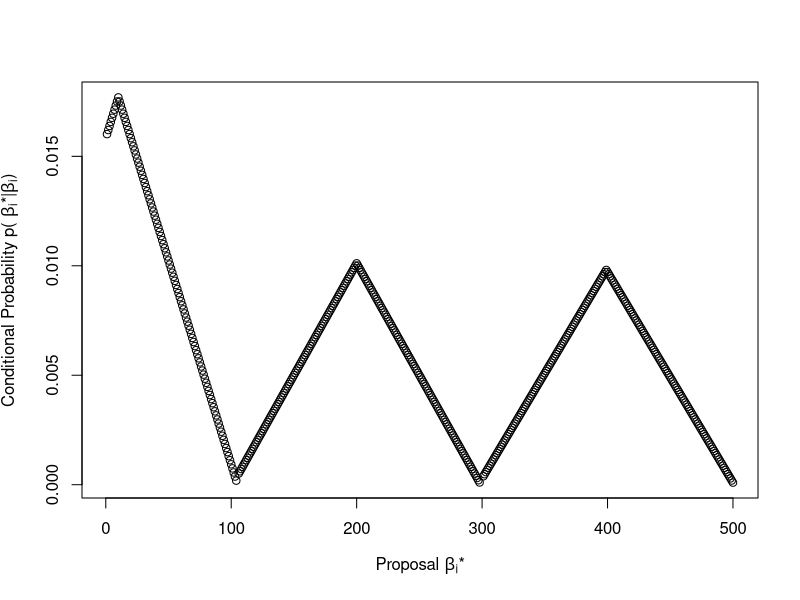

Here is the R script that generated this plot:
#Beta Proposal Values using equation 7 to 11

#k is maximum number of transitions
#k=2
#n=39
#current_betas=c(1,39)


propose_betas<-function(current_betas,n,k){ 

  #empty data frame to keep track of beta proposal and their correspoding probability
  beta_probabilities<<-data.frame(x=integer(),y=double())
  
  #looping over k transition 
  for (j in 1:k) {
    
    ###################################################################################################
    #Lower Bound for Beta proposal;equation 7
    
    
    if (j==1){lower_bound_beta_proposal=1}
    
    else {  
      beta_temp_difference1= (current_betas[j] -current_betas[(j-1)])/2
      #cat('\nbeta_temp_difference1',beta_temp_difference1)
      lower_bound_beta_proposal= current_betas[j]-floor(beta_temp_difference1)+1
    }
    ###################################################################################################
    #Upper Bound for Beta proposal;equation 8
    
    if(j==k){upper_bound_beta_proposal=n}
    
    else{  
      beta_temp_difference2= (current_betas[(j+1)] -current_betas[j])/2
      upper_bound_beta_proposal= current_betas[j]+floor(beta_temp_difference2)-1
    }
    
    ###################################################################################################
    #Kappa; equation 9
    Kappa= max(current_betas[j]-lower_bound_beta_proposal, upper_bound_beta_proposal-current_betas[j])
    
    #cat('\nKappa:-', Kappa)
    ###################################################################################################
    #Normalising constant; equation 11
    Z1=0
    
    
    if(current_betas[j]>=lower_bound_beta_proposal){
        for (i in lower_bound_beta_proposal:current_betas[j]) {
         
          Z1=Z1+1+i-current_betas[j]+Kappa
        }
    }
    Z2=0
    if(upper_bound_beta_proposal>=(current_betas[j]+1)){
      for (i in (current_betas[j]+1):upper_bound_beta_proposal){
        
        Z2=Z2+1-i+current_betas[j]+Kappa
      }
    }
    Z=Z1+Z2 
    #cat('\nZ:',Z)
    #cat('\n')
    ###################################################################################################
    #Probability of any of the proposed Betas; equaation 12
    beta_values1=c()
    prob1=c()
    
    if(current_betas[j]>=lower_bound_beta_proposal){
    
      for (i in lower_bound_beta_proposal:current_betas[j]) {
        #cat('\n i=',i)
        beta_values1=c(beta_values1,i)
        prob1=c(prob1, (1+i-current_betas[j]+Kappa)/Z )
        
      }
    }
    
    
    prob2=c()

    beta_values2=c()
    #cat('\n -----')
    if(upper_bound_beta_proposal>=(current_betas[j]+1)){
      for (i in (current_betas[j]+1):upper_bound_beta_proposal){
        #cat('\n i=',i)
        beta_values2=c(beta_values2,i)
        prob2=c(prob2, (1-i+current_betas[j]+Kappa)/Z ) 
        
      }
    }
    
    ###################################################################################################
    
    #new vector to keep track of probabilities
    probabilities=c(prob1,prob2) 
    
    #creating a data frame, where column x is position, column y is corresponding probability
    df=data.frame(x=c(beta_values1,beta_values2),y=probabilities)
    
    #binding df for each k iteration 
    beta_probabilities<<-rbind(beta_probabilities,df)    
    

  }

 #Plotting the distribution  
 plot(x=beta_probabilities$x,
      y=beta_probabilities$y,xlab = expression(paste('Proposal ',beta[i],'*')),
      ylab=expression(paste("Conditional Probability p( ",
                            beta[i],"*|",beta[i],")")))  
 
 #sorting betas according to corresponding probability
 beta_sorted=order(beta_probabilities$y,decreasing = T)
 #selecting first k indicies for selecting beta
 beta_indicies=beta_sorted[1:k]
 #assigning first k beta proposal after sorting according to probability
 beta_proposed=beta_probabilities$x[beta_indicies]

return(beta_proposed)
}
#propose_betas(current_betas=c(10,30),n=39,k=2)
#propose_betas(current_betas=c(1,39),n=39,k=2)
#propose_betas(current_betas=c(15,25),n=39,k=2)
#propose_betas(current_betas=c(19,21),n=39,k=2)
propose_betas(current_betas=c(10,200,399),n=500,k=3)
